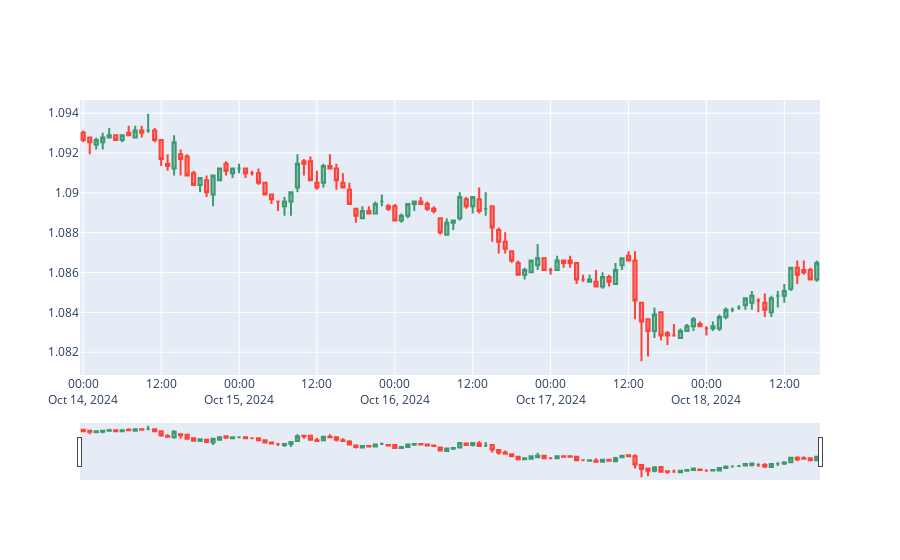

Source (notebook cell):
### Markdown cell above
The candlestick plot below shows a small example of the forex pair price for each hour over a 5 day period.

### Code cell
fig = go.Figure(data=[go.Candlestick(x=eur_1hour_5day['Datetime'],
                open=eur_1hour_5day['Open'],
                high=eur_1hour_5day['High'],
                low=eur_1hour_5day['Low'],
                close=eur_1hour_5day['Close'])])

fig.show()
